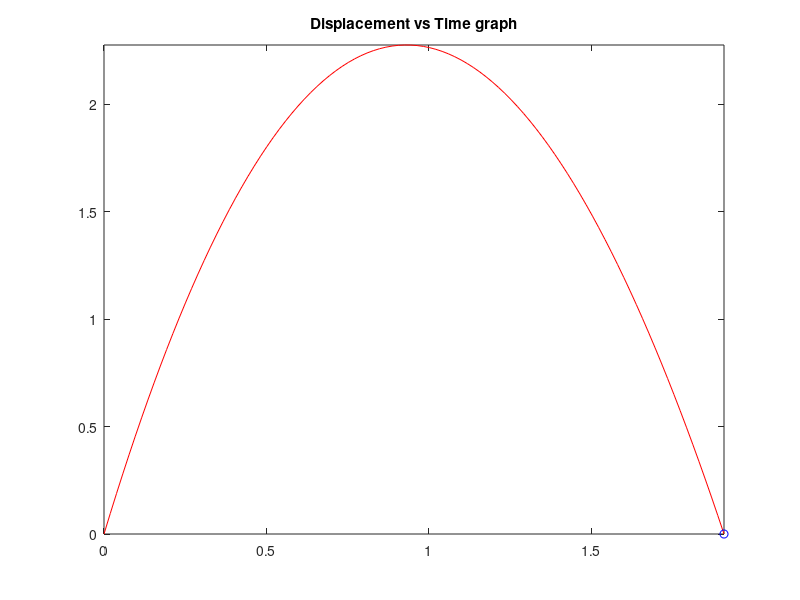

The MATLAB script that drew this image:
v0=input("Enter the initial velocity in SI units: ");
m=input("Enter mass of body in kg: ");
g=input("Enter gravity in SI units: ");

format short;
% Calculating Y(=k/m, where k is the drag coefficient, F=-kv is the drag
% force)
% Fmax = (0-20)% of weight
% Y=randi(20)*g/(v0*100);

Y=15*g/(v0*100);

epsilon=1.0e-3;

f=@(t)((v0+g/Y)*(1-exp(-Y*t))-g*t)/Y;
derivative_f=@(t) ((v0+g/Y)*(Y*exp(-Y*t))-g)/Y;

% Either we take initial time guess from the user, or we do it ourselves by
% taking a high enough time so that its nearest root is not 0, which is the
% initial condition

% t=input("Enter initial time guess: ");
t=1000;
u=t-f(t)/derivative_f(t);
count=1;
while abs(u-t)>=epsilon
    t=u;
    u=t-f(t)/derivative_f(t);
    count=count+1;
end

% Tolerance for time t=0;
if (u<1.0e-8)
   u=0;
end

disp("Drag coefficient k: "+Y*m);
ratio=Y*m*v0/(m*g);
disp("Max-drag-force/Weight: "+ratio*100+"%");
disp("Total flight time in seconds: "+u);

x=linspace(0,u,100);
s=f(x);
v=derivative_f(x);

% Displacement vs time graph
comet(x,s);
title("Displacement vs Time graph");